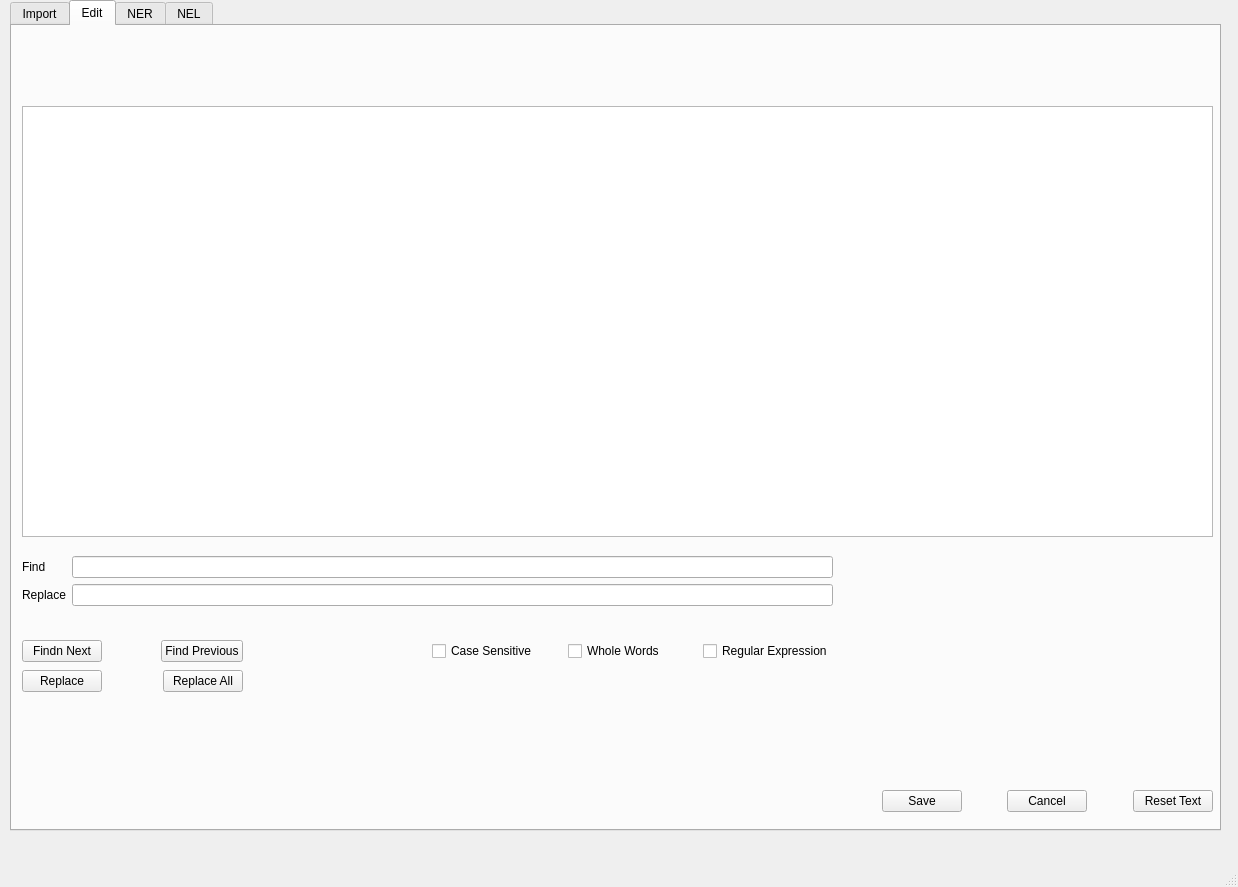
<?xml version="1.0" encoding="UTF-8"?>
<ui version="4.0">
 <class>MainWindow</class>
 <widget class="QMainWindow" name="MainWindow">
  <property name="geometry">
   <rect>
    <x>0</x>
    <y>0</y>
    <width>1238</width>
    <height>887</height>
   </rect>
  </property>
  <property name="windowTitle">
   <string>Traiter (Odonata)</string>
  </property>
  <property name="toolTip">
   <string extracomment="Setup the database"/>
  </property>
  <widget class="QWidget" name="centralwidget">
   <widget class="QTabWidget" name="tabWidget">
    <property name="geometry">
     <rect>
      <x>10</x>
      <y>0</y>
      <width>1211</width>
      <height>831</height>
     </rect>
    </property>
    <property name="currentIndex">
     <number>1</number>
    </property>
    <widget class="QWidget" name="tab">
     <attribute name="title">
      <string>Import</string>
     </attribute>
     <widget class="QWidget" name="horizontalLayoutWidget_2">
      <property name="geometry">
       <rect>
        <x>930</x>
        <y>20</y>
        <width>267</width>
        <height>31</height>
       </rect>
      </property>
      <layout class="QHBoxLayout" name="horizontalLayout_4">
       <item>
        <widget class="QPushButton" name="backup_db_btn">
         <property name="text">
          <string>Backup Database</string>
         </property>
        </widget>
       </item>
       <item>
        <spacer name="horizontalSpacer_4">
         <property name="orientation">
          <enum>Qt::Horizontal</enum>
         </property>
         <property name="sizeHint" stdset="0">
          <size>
           <width>40</width>
           <height>20</height>
          </size>
         </property>
        </spacer>
       </item>
       <item>
        <widget class="QPushButton" name="build_db_btn">
         <property name="text">
          <string>Rebuild Database</string>
         </property>
         <property name="shortcut">
          <string>Del</string>
         </property>
        </widget>
       </item>
      </layout>
     </widget>
     <widget class="QLabel" name="label">
      <property name="geometry">
       <rect>
        <x>10</x>
        <y>80</y>
        <width>121</width>
        <height>17</height>
       </rect>
      </property>
      <property name="text">
       <string>PDFs in Database</string>
      </property>
      <property name="buddy">
       <cstring>guides_table</cstring>
      </property>
     </widget>
     <widget class="QTableView" name="guides_table">
      <property name="geometry">
       <rect>
        <x>10</x>
        <y>100</y>
        <width>921</width>
        <height>341</height>
       </rect>
      </property>
      <property name="sortingEnabled">
       <bool>true</bool>
      </property>
     </widget>
     <widget class="QWidget" name="horizontalLayoutWidget">
      <property name="geometry">
       <rect>
        <x>10</x>
        <y>20</y>
        <width>321</width>
        <height>31</height>
       </rect>
      </property>
      <layout class="QHBoxLayout" name="horizontalLayout">
       <item>
        <widget class="QPushButton" name="pdf_to_text_btn">
         <property name="text">
          <string>PDF to Text</string>
         </property>
        </widget>
       </item>
       <item>
        <spacer name="horizontalSpacer_5">
         <property name="orientation">
          <enum>Qt::Horizontal</enum>
         </property>
         <property name="sizeHint" stdset="0">
          <size>
           <width>40</width>
           <height>20</height>
          </size>
         </property>
        </spacer>
       </item>
       <item>
        <widget class="QPushButton" name="load_text_btn">
         <property name="text">
          <string>Load Text</string>
         </property>
        </widget>
       </item>
       <item>
        <spacer name="horizontalSpacer">
         <property name="orientation">
          <enum>Qt::Horizontal</enum>
         </property>
         <property name="sizeHint" stdset="0">
          <size>
           <width>20</width>
           <height>20</height>
          </size>
         </property>
        </spacer>
       </item>
       <item>
        <widget class="QPushButton" name="ocr_pdf_btn">
         <property name="enabled">
          <bool>false</bool>
         </property>
         <property name="text">
          <string>OCR PDF</string>
         </property>
        </widget>
       </item>
      </layout>
     </widget>
    </widget>
    <widget class="QWidget" name="tab_2">
     <attribute name="title">
      <string>Edit</string>
     </attribute>
     <widget class="QTextEdit" name="doc_edit">
      <property name="geometry">
       <rect>
        <x>10</x>
        <y>80</y>
        <width>1191</width>
        <height>431</height>
       </rect>
      </property>
     </widget>
     <widget class="QWidget" name="horizontalLayoutWidget_3">
      <property name="geometry">
       <rect>
        <x>870</x>
        <y>760</y>
        <width>331</width>
        <height>31</height>
       </rect>
      </property>
      <layout class="QHBoxLayout" name="horizontalLayout_2">
       <item>
        <widget class="QPushButton" name="save_edits_btn">
         <property name="text">
          <string>Save</string>
         </property>
        </widget>
       </item>
       <item>
        <spacer name="horizontalSpacer_2">
         <property name="orientation">
          <enum>Qt::Horizontal</enum>
         </property>
         <property name="sizeHint" stdset="0">
          <size>
           <width>40</width>
           <height>20</height>
          </size>
         </property>
        </spacer>
       </item>
       <item>
        <widget class="QPushButton" name="cancel_edits_btn">
         <property name="text">
          <string>Cancel</string>
         </property>
        </widget>
       </item>
       <item>
        <spacer name="horizontalSpacer_3">
         <property name="orientation">
          <enum>Qt::Horizontal</enum>
         </property>
         <property name="sizeHint" stdset="0">
          <size>
           <width>40</width>
           <height>20</height>
          </size>
         </property>
        </spacer>
       </item>
       <item>
        <widget class="QPushButton" name="reset_edits_btn">
         <property name="text">
          <string>Reset Text</string>
         </property>
        </widget>
       </item>
      </layout>
     </widget>
     <widget class="QWidget" name="horizontalLayoutWidget_4">
      <property name="geometry">
       <rect>
        <x>10</x>
        <y>640</y>
        <width>221</width>
        <height>31</height>
       </rect>
      </property>
      <layout class="QHBoxLayout" name="horizontalLayout_3">
       <item>
        <widget class="QPushButton" name="pushButton_4">
         <property name="text">
          <string>Replace</string>
         </property>
        </widget>
       </item>
       <item>
        <spacer name="horizontalSpacer_6">
         <property name="orientation">
          <enum>Qt::Horizontal</enum>
         </property>
         <property name="sizeHint" stdset="0">
          <size>
           <width>40</width>
           <height>20</height>
          </size>
         </property>
        </spacer>
       </item>
       <item>
        <widget class="QPushButton" name="pushButton_3">
         <property name="text">
          <string>Replace All</string>
         </property>
        </widget>
       </item>
      </layout>
     </widget>
     <widget class="QWidget" name="horizontalLayoutWidget_5">
      <property name="geometry">
       <rect>
        <x>420</x>
        <y>610</y>
        <width>401</width>
        <height>31</height>
       </rect>
      </property>
      <layout class="QHBoxLayout" name="horizontalLayout_5">
       <item>
        <widget class="QCheckBox" name="checkBox_3">
         <property name="text">
          <string>Case Sensitive</string>
         </property>
        </widget>
       </item>
       <item>
        <widget class="QCheckBox" name="checkBox_2">
         <property name="text">
          <string>Whole Words</string>
         </property>
        </widget>
       </item>
       <item>
        <widget class="QCheckBox" name="checkBox">
         <property name="text">
          <string>Regular Expression</string>
         </property>
        </widget>
       </item>
      </layout>
     </widget>
     <widget class="QWidget" name="horizontalLayoutWidget_6">
      <property name="geometry">
       <rect>
        <x>10</x>
        <y>610</y>
        <width>221</width>
        <height>31</height>
       </rect>
      </property>
      <layout class="QHBoxLayout" name="horizontalLayout_6">
       <item>
        <widget class="QPushButton" name="pushButton_2">
         <property name="text">
          <string>Findn Next</string>
         </property>
        </widget>
       </item>
       <item>
        <spacer name="horizontalSpacer_7">
         <property name="orientation">
          <enum>Qt::Horizontal</enum>
         </property>
         <property name="sizeHint" stdset="0">
          <size>
           <width>40</width>
           <height>20</height>
          </size>
         </property>
        </spacer>
       </item>
       <item>
        <widget class="QPushButton" name="pushButton">
         <property name="text">
          <string>Find Previous</string>
         </property>
        </widget>
       </item>
      </layout>
     </widget>
     <widget class="QWidget" name="formLayoutWidget">
      <property name="geometry">
       <rect>
        <x>10</x>
        <y>530</y>
        <width>811</width>
        <height>80</height>
       </rect>
      </property>
      <layout class="QFormLayout" name="formLayout">
       <item row="0" column="0">
        <widget class="QLabel" name="label_2">
         <property name="text">
          <string>Find</string>
         </property>
        </widget>
       </item>
       <item row="1" column="0">
        <widget class="QLabel" name="label_3">
         <property name="text">
          <string>Replace</string>
         </property>
        </widget>
       </item>
       <item row="1" column="1">
        <widget class="QLineEdit" name="lineEdit_2"/>
       </item>
       <item row="0" column="1">
        <widget class="QLineEdit" name="lineEdit"/>
       </item>
      </layout>
     </widget>
    </widget>
    <widget class="QWidget" name="tab_3">
     <attribute name="title">
      <string>NER</string>
     </attribute>
    </widget>
    <widget class="QWidget" name="tab_4">
     <attribute name="title">
      <string>NEL</string>
     </attribute>
    </widget>
   </widget>
  </widget>
  <widget class="QMenuBar" name="menubar">
   <property name="geometry">
    <rect>
     <x>0</x>
     <y>0</y>
     <width>1238</width>
     <height>22</height>
    </rect>
   </property>
  </widget>
  <widget class="QStatusBar" name="statusbar"/>
 </widget>
 <tabstops>
  <tabstop>tabWidget</tabstop>
  <tabstop>pdf_to_text_btn</tabstop>
  <tabstop>load_text_btn</tabstop>
  <tabstop>ocr_pdf_btn</tabstop>
  <tabstop>guides_table</tabstop>
  <tabstop>backup_db_btn</tabstop>
  <tabstop>build_db_btn</tabstop>
 </tabstops>
 <resources/>
 <connections/>
</ui>
